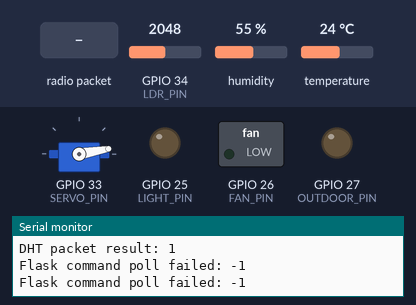
Recording of a sketch running on a simulated ESP32. On the bench: servo, switched loads named in the sketch (green lamp = pin HIGH), output pins drawn as LEDs (lit = HIGH), the last lines printed to the serial monitor. The inputs (shaded band) are chosen by the test bench; at power-on: GPIO 34 (LDR_PIN) = 2048, humidity 55 %, temperature 24 °C. WiFi joins after 1.5 s; servers stay silent unless stated; uploads are accepted with an empty reply; no radio packets arrive unless stated.

Above: at 5.9 s.
6.0 s: GPIO 34 (LDR_PIN) set to 2956
8.2 s: GPIO 34 (LDR_PIN) set to 3044
At 9.6 s:
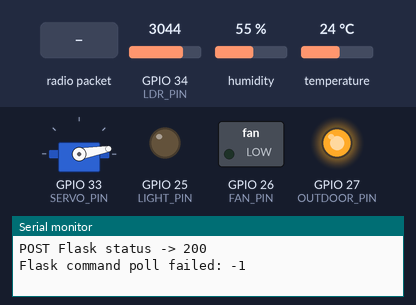
10.6 s: radio packet "LIGHT|ON" arrives
At 10.9 s:
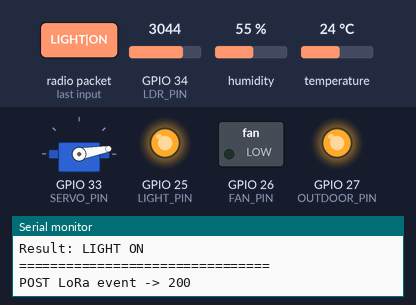
12.1 s: radio packet "FAN|ON" arrives
At 13.4 s:
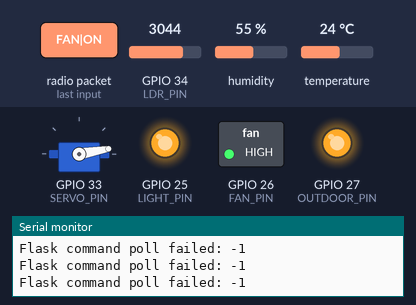
13.7 s: radio packet "LIGHT|OFF" arrives
At 15.1 s:
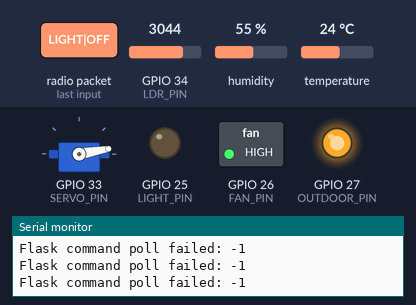
15.4 s: GPIO 34 (LDR_PIN) set to 2960
At 16.3 s:
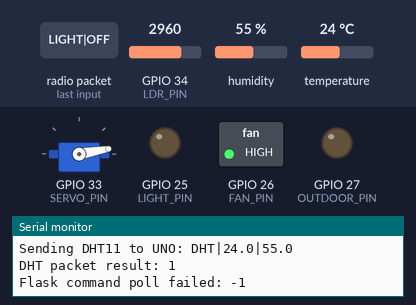
Timing chart, 0 to 18.0 s (numbered marks = the images above; inputs shaded):
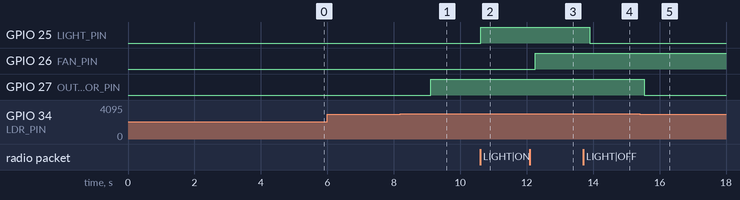

Measured:
- the behaviour switches between 3000 and 3001 on GPIO 34 (LDR_PIN) (found by bisection; images 0 and 1)
- after the input at 8.2 s, GPIO 27 (OUTDOOR_PIN): LOW → HIGH after 0.92 s
- after the input at 10.6 s, GPIO 25 (LIGHT_PIN): LOW → HIGH at once
- after the input at 12.1 s, GPIO 26 (FAN_PIN): LOW → HIGH after 0.16 s
- after the input at 13.7 s, GPIO 25 (LIGHT_PIN): HIGH → LOW after 0.20 s
- after the input at 15.4 s, GPIO 27 (OUTDOOR_PIN): HIGH → LOW after 0.14 s

The sketch:

esp32_controller.ino
```cpp
#include <WiFi.h>
#include <HTTPClient.h>
#include <SPI.h>
#include <LoRa.h>
#include <DHT.h>
#include <ESP32Servo.h>

// =====================================================
// WIFI / FLASK BACKEND
// =====================================================
// Keep the Wi-Fi values that already work on your ESP32.
const char* WIFI_SSID = "POCO m6";
const char* WIFI_PASSWORD = "12345678";

// IMPORTANT:
// Use the IP address of the COMPUTER running Flask.
// Keep the same FLASK_BASE_URL that already gives:
// POST Flask status -> 200
// Example: http://192.168.1.10:5000
const char* FLASK_BASE_URL = "http://172.24.254.41:5000";

// =====================================================
// OUTPUT PINS - UNCHANGED
// =====================================================
#define LIGHT_PIN 25
#define FAN_PIN 26
#define OUTDOOR_PIN 27

// =====================================================
// DHT11 / LDR / SERVO - UNCHANGED
// =====================================================
#define DHT_PIN 32
#define DHT_TYPE DHT11
#define LDR_PIN 34
#define SERVO_PIN 33

// =====================================================
// RA-02 LORA - UNCHANGED
// =====================================================
#define LORA_SCK 18
#define LORA_MISO 19
#define LORA_MOSI 23
#define LORA_SS 5
#define LORA_RST 14
#define LORA_DIO0 2
#define LORA_FREQUENCY 433E6

DHT dht(DHT_PIN, DHT_TYPE);
Servo doorServo;

// =====================================================
// DEVICE STATES
// =====================================================
bool roomLight = false;
bool fanOn = false;
bool outdoorLight = false;
bool doorLocked = true;
bool loraConnected = false;

String outdoorMode = "auto";
String environmentState = "Unknown";

// =====================================================
// SENSOR VALUES
// =====================================================
float temperature = NAN;
float humidity = NAN;
int ldrValue = 0;

// =====================================================
// LORA VALUES
// =====================================================
int lastLoraRssi = 0;
float lastLoraSnr = 0;

// =====================================================
// LDR RULE
// =====================================================
// LDR > 3000  -> DARK   -> OUTDOOR LIGHT ON
// LDR <= 3000 -> BRIGHT -> OUTDOOR LIGHT OFF
const int DARK_THRESHOLD = 3000;

// =====================================================
// TIMERS
// =====================================================
unsigned long lastSensorRead = 0;
unsigned long lastFlaskPost = 0;
unsigned long lastDhtLoRaSend = 0;
unsigned long lastWiFiRetry = 0;
unsigned long lastCommandPoll = 0;

const unsigned long SENSOR_INTERVAL = 2000;
const unsigned long FLASK_INTERVAL = 3000;
const unsigned long DHT_LORA_INTERVAL = 5000;
const unsigned long WIFI_RETRY_INTERVAL = 10000;
const unsigned long COMMAND_POLL_INTERVAL = 150;

bool stateDirty = true;

// =====================================================
// HELPERS
// =====================================================
String boolJson(bool value) {
  return value ? "true" : "false";
}

void setRoomLight(bool state) {
  if (roomLight == state) return;

  roomLight = state;
  digitalWrite(LIGHT_PIN, state ? HIGH : LOW);

  Serial.print("Room Light: ");
  Serial.println(state ? "ON" : "OFF");

  stateDirty = true;
}

void setFan(bool state) {
  if (fanOn == state) return;

  fanOn = state;
  digitalWrite(FAN_PIN, state ? HIGH : LOW);

  Serial.print("Fan: ");
  Serial.println(state ? "ON" : "OFF");

  stateDirty = true;
}

void setOutdoorLight(bool state) {
  if (outdoorLight == state) return;

  outdoorLight = state;
  digitalWrite(OUTDOOR_PIN, state ? HIGH : LOW);

  Serial.print("Outdoor Light: ");
  Serial.println(state ? "ON" : "OFF");

  stateDirty = true;
}

void lockDoor() {
  doorServo.write(10);

  if (!doorLocked) {
    Serial.println("Door: LOCKED");
  }

  doorLocked = true;
  stateDirty = true;
}

void unlockDoor() {
  doorServo.write(90);

  if (doorLocked) {
    Serial.println("Door: UNLOCKED");
  }

  doorLocked = false;
  stateDirty = true;
}

// =====================================================
// LDR AUTOMATION
// =====================================================
void updateOutdoorAutomation() {
  // LDR only controls GPIO27 in AUTO mode.
  if (outdoorMode != "auto") return;

  if (ldrValue > DARK_THRESHOLD) {
    environmentState = "Dark";
    setOutdoorLight(true);
  } else {
    environmentState = "Bright";
    setOutdoorLight(false);
  }
}

// =====================================================
// SENSOR READING
// =====================================================
void readSensors() {
  float t = dht.readTemperature();
  float h = dht.readHumidity();

  if (!isnan(t) && !isnan(h)) {
    temperature = t;
    humidity = h;
  } else {
    Serial.println("WARNING: DHT11 read failed");
  }

  ldrValue = analogRead(LDR_PIN);

  if (ldrValue > DARK_THRESHOLD) {
    environmentState = "Dark";
  } else {
    environmentState = "Bright";
  }

  updateOutdoorAutomation();

  Serial.print("DHT11 -> T: ");

  if (isnan(temperature)) {
    Serial.print("NA");
  } else {
    Serial.print(temperature, 1);
  }

  Serial.print(" C, H: ");

  if (isnan(humidity)) {
    Serial.print("NA");
  } else {
    Serial.print(humidity, 1);
  }

  Serial.print(" %, LDR: ");
  Serial.print(ldrValue);

  Serial.print(", Environment: ");
  Serial.print(environmentState);

  Serial.print(", Outdoor: ");
  Serial.println(outdoorLight ? "ON" : "OFF");
}

// =====================================================
// STATE JSON
// =====================================================
String makeStateJson() {
  String json = "{";

  json += "\"temp\":";
  json += isnan(temperature) ? "null" : String(temperature, 1);

  json += ",\"humidity\":";
  json += isnan(humidity) ? "null" : String(humidity, 1);

  json += ",\"ldr\":" + String(ldrValue);
  json += ",\"environment\":\"" + environmentState + "\"";
  json += ",\"light\":" + boolJson(roomLight);
  json += ",\"fan\":" + boolJson(fanOn);
  json += ",\"outdoorLight\":" + boolJson(outdoorLight);
  json += ",\"outdoorMode\":\"" + outdoorMode + "\"";
  json += ",\"doorLocked\":" + boolJson(doorLocked);
  json += ",\"wifiConnected\":" + boolJson(WiFi.status() == WL_CONNECTED);
  json += ",\"loraConnected\":" + boolJson(loraConnected);
  json += ",\"loraRssi\":";

  if (loraConnected) {
    json += String(lastLoraRssi);
  } else {
    json += "null";
  }

  json += "}";
  return json;
}

// =====================================================
// SEND ESP32 STATE TO FLASK
// =====================================================
void sendStateToFlask() {
  if (WiFi.status() != WL_CONNECTED) return;

  HTTPClient http;
  http.setConnectTimeout(800);
  http.setTimeout(1200);

  String url = String(FLASK_BASE_URL) + "/api/iot/status";

  http.begin(url);
  http.addHeader("Content-Type", "application/json");

  int code = http.POST(makeStateJson());

  Serial.print("POST Flask status -> ");
  Serial.println(code);

  http.end();

  if (code > 0) {
    stateDirty = false;
  }
}

// =====================================================
// SEND LORA EVENT TO FLASK
// =====================================================
void sendLoraEventToFlask(const String &command) {
  if (WiFi.status() != WL_CONNECTED) return;

  HTTPClient http;
  http.setConnectTimeout(800);
  http.setTimeout(1200);

  String url = String(FLASK_BASE_URL) + "/api/lora/event";

  http.begin(url);
  http.addHeader("Content-Type", "application/json");

  String body =
    "{\"command\":\"" + command +
    "\",\"rssi\":" + String(lastLoraRssi) +
    ",\"state\":" + makeStateJson() + "}";

  int code = http.POST(body);

  Serial.print("POST LoRa event -> ");
  Serial.println(code);

  http.end();
}

// =====================================================
// SEND DHT11 TELEMETRY TO ARDUINO UNO THROUGH LORA
// =====================================================
void sendDhtToArduino() {
  if (isnan(temperature) || isnan(humidity)) return;

  String packet =
    "DHT|" + String(temperature, 1) + "|" + String(humidity, 1);

  Serial.print("Sending DHT11 to UNO: ");
  Serial.println(packet);

  LoRa.idle();
  delay(10);

  LoRa.beginPacket();
  LoRa.print(packet);

  int result = LoRa.endPacket();

  Serial.print("DHT packet result: ");
  Serial.println(result);

  delay(20);

  // Important: return radio to receive mode for Uno button commands.
  LoRa.receive();
}

// =====================================================
// EXECUTE COMMANDS RECEIVED FROM ARDUINO UNO VIA LORA
// =====================================================
String executeCommand(String command) {
  command.trim();

  if (command == "LIGHT|ON") {
    setRoomLight(true);
    return "LIGHT ON";
  }

  if (command == "LIGHT|OFF") {
    setRoomLight(false);
    return "LIGHT OFF";
  }

  if (command == "LIGHT|TOGGLE") {
    setRoomLight(!roomLight);
    return roomLight ? "LIGHT ON" : "LIGHT OFF";
  }

  if (command == "FAN|ON") {
    setFan(true);
    return "FAN ON";
  }

  if (command == "FAN|OFF") {
    setFan(false);
    return "FAN OFF";
  }

  if (command == "FAN|TOGGLE") {
    setFan(!fanOn);
    return fanOn ? "FAN ON" : "FAN OFF";
  }

  if (command == "OUTDOOR|AUTO") {
    outdoorMode = "auto";
    updateOutdoorAutomation();
    stateDirty = true;
    return "OUTDOOR AUTO";
  }

  if (command == "OUTDOOR|MANUAL") {
    outdoorMode = "manual";
    stateDirty = true;
    return "OUTDOOR MANUAL";
  }

  if (command == "OUTDOOR|ON") {
    outdoorMode = "manual";
    setOutdoorLight(true);
    return "OUTDOOR ON";
  }

  if (command == "OUTDOOR|OFF") {
    outdoorMode = "manual";
    setOutdoorLight(false);
    return "OUTDOOR OFF";
  }

  if (command == "OUTDOOR|TOGGLE") {
    outdoorMode = "manual";
    setOutdoorLight(!outdoorLight);
    return outdoorLight ? "OUTDOOR ON" : "OUTDOOR OFF";
  }

  if (command == "DOOR|LOCK") {
    lockDoor();
    return "DOOR LOCKED";
  }

  if (command == "DOOR|UNLOCK") {
    unlockDoor();
    return "DOOR UNLOCKED";
  }

  if (command == "DOOR|TOGGLE") {
    if (doorLocked) {
      unlockDoor();
    } else {
      lockDoor();
    }

    return doorLocked ? "DOOR LOCKED" : "DOOR UNLOCKED";
  }

  return "UNKNOWN COMMAND";
}

// =====================================================
// CHECK ARDUINO UNO LORA COMMANDS
// =====================================================
void checkLoRa() {
  int packetSize = LoRa.parsePacket();

  if (!packetSize) return;

  String command = "";

  while (LoRa.available()) {
    command += (char)LoRa.read();
  }

  command.trim();

  lastLoraRssi = LoRa.packetRssi();
  lastLoraSnr = LoRa.packetSnr();
  loraConnected = true;

  Serial.println();
  Serial.println("================================");
  Serial.println("LORA COMMAND FROM UNO");
  Serial.print("Command: ");
  Serial.println(command);
  Serial.print("RSSI: ");
  Serial.print(lastLoraRssi);
  Serial.println(" dBm");
  Serial.print("SNR: ");
  Serial.println(lastLoraSnr);

  String result = executeCommand(command);

  Serial.print("Result: ");
  Serial.println(result);
  Serial.println("================================");

  // Stay ready for the next Uno command.
  LoRa.receive();

  sendLoraEventToFlask(command);
  stateDirty = true;
}

// =====================================================
// EXECUTE WEBSITE COMMAND POLLED FROM FLASK
// Flask sends one of:
// CONTROL|light|1
// CONTROL|fan|0
// CONTROL|outdoorLight|1
// CONTROL|door|1
// MODE|auto
// MODE|manual
// =====================================================
void executeFlaskCommand(String command) {
  command.trim();

  Serial.println();
  Serial.println("================================");
  Serial.print("FLASK COMMAND: ");
  Serial.println(command);

  if (command.startsWith("CONTROL|")) {
    int firstSeparator = command.indexOf('|');
    int secondSeparator = command.indexOf('|', firstSeparator + 1);

    if (firstSeparator < 0 || secondSeparator < 0) {
      Serial.println("Invalid CONTROL command");
      Serial.println("================================");
      return;
    }

    String device = command.substring(firstSeparator + 1, secondSeparator);
    String stateText = command.substring(secondSeparator + 1);

    bool state = (stateText == "1");

    if (device == "light") {
      setRoomLight(state);
    }
    else if (device == "fan") {
      setFan(state);
    }
    else if (device == "outdoorLight") {
      // Website manual control means manual mode.
      outdoorMode = "manual";
      setOutdoorLight(state);
    }
    else if (device == "door") {
      // Keep existing website meaning:
      // state 1 = unlock
      // state 0 = lock
      if (state) {
        unlockDoor();
      } else {
        lockDoor();
      }
    }
    else {
      Serial.println("Unknown website device");
      Serial.println("================================");
      return;
    }
  }
  else if (command.startsWith("MODE|")) {
    String mode = command.substring(5);
    mode.trim();

    if (mode == "auto") {
      outdoorMode = "auto";
      updateOutdoorAutomation();
      stateDirty = true;

      Serial.println("Outdoor Mode: AUTO");
    }
    else if (mode == "manual") {
      outdoorMode = "manual";
      stateDirty = true;

      Serial.println("Outdoor Mode: MANUAL");
    }
    else {
      Serial.println("Invalid outdoor mode command");
      Serial.println("================================");
      return;
    }
  }
  else {
    Serial.println("Unknown Flask command");
    Serial.println("================================");
    return;
  }

  Serial.println("================================");

  // Send authoritative state back immediately after executing a website command.
  sendStateToFlask();
}

// =====================================================
// ESP32 POLLS FLASK FOR WEBSITE COMMANDS
// =====================================================
void pollFlaskCommand() {
  if (WiFi.status() != WL_CONNECTED) return;

  HTTPClient http;

  // Short timeouts keep Wi-Fi polling from blocking LoRa for long periods.
  http.setConnectTimeout(200);
  http.setTimeout(300);

  String url = String(FLASK_BASE_URL) + "/api/iot/command";

  http.begin(url);

  int code = http.GET();

  if (code == 200) {
    String command = http.getString();
    command.trim();

    http.end();

    if (command.length() > 0 && command != "NONE") {
      executeFlaskCommand(command);
    }

    return;
  }

  // Avoid printing errors every second if Flask is temporarily unavailable.
  if (code < 0) {
    Serial.print("Flask command poll failed: ");
    Serial.println(code);
  }

  http.end();
}

// =====================================================
// WIFI
// =====================================================
void connectWiFi() {
  if (WiFi.status() == WL_CONNECTED) return;

  Serial.print("Connecting to Wi-Fi");

  WiFi.begin(WIFI_SSID, WIFI_PASSWORD);

  unsigned long start = millis();

  while (
    WiFi.status() != WL_CONNECTED &&
    millis() - start < 15000
  ) {
    // Keep checking LoRa even while Wi-Fi is connecting.
    checkLoRa();

    delay(250);
    Serial.print('.');
  }

  Serial.println();

  if (WiFi.status() == WL_CONNECTED) {
    Serial.print("ESP32 IP: ");
    Serial.println(WiFi.localIP());
  } else {
    Serial.println("Wi-Fi not connected. LoRa still works.");
  }
}

// =====================================================
// SETUP
// =====================================================
void setup() {
  Serial.begin(115200);
  delay(1000);

  Serial.println();
  Serial.println("================================");
  Serial.println("ESP32 SMART HOME");
  Serial.println("Flask control: FAST ESP32 POLLING (150 ms)");
  Serial.println("LDR > 3000 = DARK = OUTDOOR ON");
  Serial.println("LDR <= 3000 = BRIGHT = OUTDOOR OFF");
  Serial.println("================================");

  pinMode(LIGHT_PIN, OUTPUT);
  pinMode(FAN_PIN, OUTPUT);
  pinMode(OUTDOOR_PIN, OUTPUT);

  digitalWrite(LIGHT_PIN, LOW);
  digitalWrite(FAN_PIN, LOW);
  digitalWrite(OUTDOOR_PIN, LOW);

  dht.begin();

  doorServo.setPeriodHertz(50);
  doorServo.attach(SERVO_PIN, 500, 2400);
  lockDoor();

  // Initialize LoRa before Wi-Fi so Arduino remote control becomes available
  // as early as possible.
  SPI.begin(LORA_SCK, LORA_MISO, LORA_MOSI, LORA_SS);
  LoRa.setPins(LORA_SS, LORA_RST, LORA_DIO0);

  if (!LoRa.begin(LORA_FREQUENCY)) {
    Serial.println("ERROR: LoRa initialization failed!");

    while (true) {
      delay(1000);
    }
  }

  LoRa.setSpreadingFactor(7);
  LoRa.setSignalBandwidth(125E3);
  LoRa.setCodingRate4(5);
  LoRa.setSyncWord(0x12);
  LoRa.enableCrc();
  LoRa.receive();

  Serial.println("LoRa ready at 433 MHz");

  connectWiFi();

  delay(2000);

  readSensors();
  sendStateToFlask();
}

// =====================================================
// LOOP
// =====================================================
void loop() {
  // Keep LoRa responsive for Arduino Uno button commands.
  checkLoRa();

  unsigned long now = millis();

  // Website/Flask commands: poll very frequently for fast response.
  // With 150 ms polling, a website click should normally reach the ESP32
  // in well under 1 second on a healthy Wi-Fi connection.
  if (now - lastCommandPoll >= COMMAND_POLL_INTERVAL) {
    lastCommandPoll = now;
    pollFlaskCommand();

    // Check LoRa again immediately after the HTTP request so Arduino
    // remote commands are not unnecessarily delayed by Wi-Fi polling.
    checkLoRa();
  }

  // Read DHT11 + LDR every 2 seconds.
  if (now - lastSensorRead >= SENSOR_INTERVAL) {
    lastSensorRead = now;
    readSensors();
  }

  // Send DHT telemetry to Arduino Uno every 5 seconds.
  if (now - lastDhtLoRaSend >= DHT_LORA_INTERVAL) {
    lastDhtLoRaSend = now;
    sendDhtToArduino();
  }

  // Wi-Fi reconnect if required. LoRa does not depend on Wi-Fi.
  if (
    WiFi.status() != WL_CONNECTED &&
    now - lastWiFiRetry >= WIFI_RETRY_INTERVAL
  ) {
    lastWiFiRetry = now;

    WiFi.disconnect();
    WiFi.begin(WIFI_SSID, WIFI_PASSWORD);
  }

  // Send current state to Flask periodically or immediately after a change.
  if (
    now - lastFlaskPost >= FLASK_INTERVAL ||
    stateDirty
  ) {
    lastFlaskPost = now;
    sendStateToFlask();
  }
}
```
